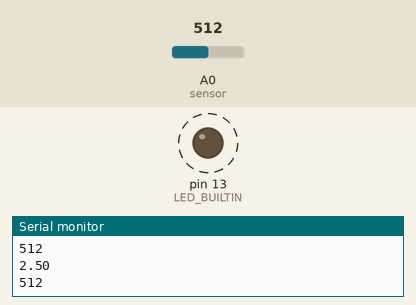
Simulated run of this sketch. Board: Arduino Uno, built with avr-gcc and run on an emulated ATmega328P. Shown: output pins drawn as LEDs (lit = HIGH), the last lines printed to the serial monitor. Dashed ring = blinking. The inputs (shaded band) are chosen by the test bench; at power-on: A0 (sensor) = 512.

Above: at 2.0 s.
2.1 s: A0 (sensor) set to 900
At 2.55 s:
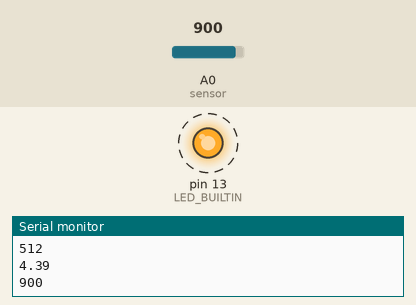
5.6 s: A0 (sensor) set to 511
At 6.3 s:
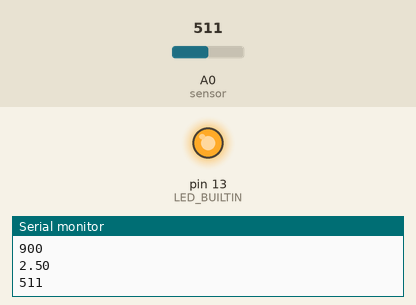
Timing chart, 0 to 15.1 s (numbered marks = the images above; inputs shaded):
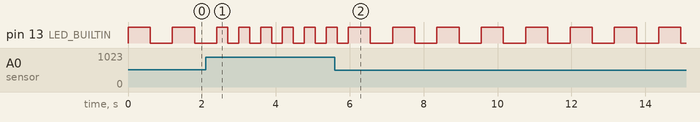

The sketch:

Akshay_Lab_Ex-11-1.ino
```cpp
int val=0;
int Volt=0;
int j=0;
int Blink=0;
int Volt2=0;

void setup()  {
  //put your setup code here, to run once:
  Serial.begin(9600);
  pinMode(A0,INPUT);
  pinMode(LED_BUILTIN,OUTPUT);
}

void loop() {
  val=analogRead(A0); //obtains value reading from A0 sensor
  float Volt=(val*0.00097656)*5;  //convert voltage to value
  float j=14.7+100*(Volt2-1);     //convert voltage to pressure
  Blink=1000-160*(Volt);

  Serial.println(Volt);
  Serial.println(val);
  digitalWrite(LED_BUILTIN,HIGH);
  delay(Blink);
  digitalWrite(LED_BUILTIN,LOW);
  delay(Blink);
}
```

Measured:
- after the input at 2.1 s, pin 13 (LED_BUILTIN): alternates HIGH for 0.30 s and LOW for 0.30 s, starting after 0.60 s
- by itself, pin 13 (LED_BUILTIN): alternates HIGH for 0.60 s and LOW for 0.60 s
